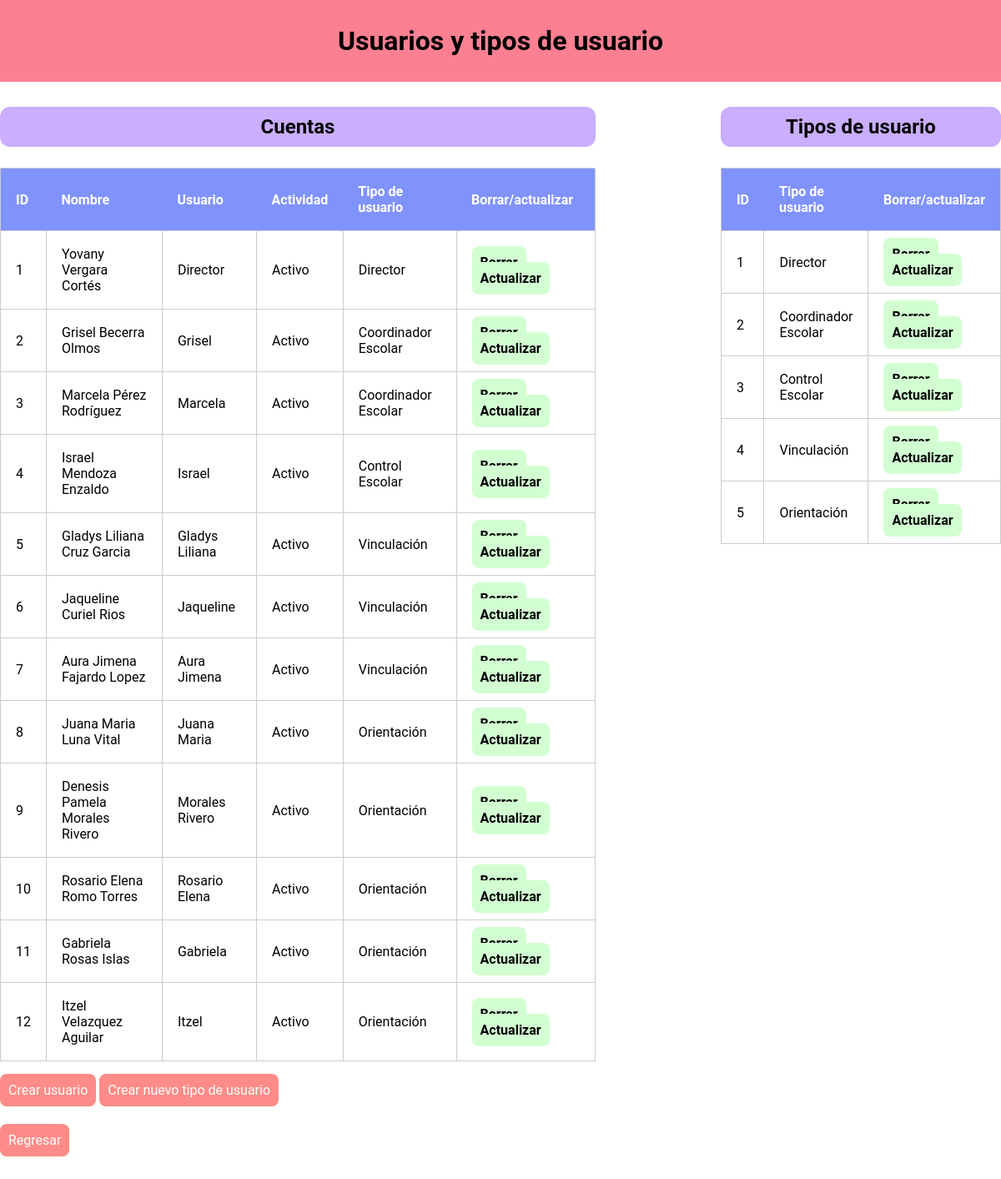
Page /cuentas.php on the committed database.
### tables this page shows
CREATE TABLE usuario(
    id INT PRIMARY KEY AUTO_INCREMENT NOT NULL,
    nombre VARCHAR(50) NOT NULL,
    ap VARCHAR(50) NOT NULL,
    am VARCHAR(50) NOT NULL,
    pswd VARCHAR(255) NOT NULL,
    usuario VARCHAR(50) NOT NULL,
    actividad BOOLEAN NOT NULL,
    idTipo INT NOT NULL,
    FOREIGN KEY (idTipo) REFERENCES tipoUsuario(id) ON DELETE CASCADE
);

CREATE TABLE tipoUsuario(
    id INT PRIMARY KEY AUTO_INCREMENT NOT NULL,
    descripcion VARCHAR(50) NOT NULL
);

### cuentas.php (the view, shortened to what this page needs)
<?php
$pdo = conn::conn();
$query = "
    SELECT
        usuario.*,
        tipoUsuario.descripcion AS tipo_usuario
    FROM
        usuario
    INNER JOIN
        tipoUsuario ON usuario.idTipo = tipoUsuario.id
";
$stmt = $pdo->prepare($query);
$stmt->execute();
$usuarios = $stmt->fetchAll(PDO::FETCH_ASSOC);
$query = "SELECT * FROM tipousuario";
$stmt = $pdo->prepare($query);
$stmt->execute();
$tiposUsuario = $stmt->fetchAll(PDO::FETCH_ASSOC);
?>
<!DOCTYPE html>
<html lang="es">
<head>
    <link rel="stylesheet" href="css/cuentas.css">
</head>
<body>
    <header>
        <h1>Usuarios y tipos de usuario</h1>
    </header>
    <main>
        <div class="contenedor">
            <div>
                <h2>Cuentas</h2>
                <table>
                    <tr>
                        <th>ID</th>
                        <th>Nombre</th>
                        <th>Usuario</th>
                        <th>Actividad</th>
                        <th>Tipo de usuario</th>
                        <th>Borrar/actualizar</th>
                    </tr>
                    <?php foreach ($usuarios as $usuario) : ?>
                        <tr>
                            <td><?php echo htmlspecialchars($usuario['id']); ?></td>
                            <td><?php echo htmlspecialchars($usuario['nombre'] . " " . $usuario['ap'] . " " . $usuario['am']); ?></td>
                            <td><?php echo htmlspecialchars($usuario['usuario']);?></td>
                            <td><?php if($usuario['actividad'] === 1){
                                echo htmlspecialchars('Activo');
                            } else{
                                echo htmlspecialchars('Inactivo');
                            } ?></td>
                            <td><?php echo htmlspecialchars($usuario['tipo_usuario']); ?></td>
                            <td>
                                <?php echo "<a href='php/usuario/borrar.php?id=" . urlencode($usuario['id']) . "'>Borrar</a>"; ?>
                                <?php echo "<a href='php/usuario/actualizar.php?id=" . urlencode($usuario['id']) . "'>Actualizar</a>"; ?>
                            </td>
                        </tr>
                    <?php endforeach; ?>
                </table>
            </div>
            <div>
                <h2>Tipos de usuario</h2>
                <table>
                    <tr>
                        <th>ID</th>
                        <th>Tipo de usuario</th>
                        <th>Borrar/actualizar</th>
                    </tr>
                    <?php foreach ($tiposUsuario as $tipo) : ?>
                        <tr>
                            <td><?php echo htmlspecialchars($tipo['id']); ?></td>
                            <td><?php echo htmlspecialchars($tipo['descripcion']); ?></td>
                            <td>
                                <?php echo "<a href='php/usuario/borrarTipo.php?id=" . urlencode($tipo['id']) . "'>Borrar</a>"; ?>
                                <?php echo "<a href='php/usuario/actualizarTipo.php?id=" . urlencode($tipo['id']) . "'>Actualizar</a>"; ?>
                            </td>
                        </tr>
                    <?php endforeach; ?>
                </table>
            </div>
        </div>
        <a href="crearUsuario.php">Crear usuario</a>
        <a href="crearTipo.php">Crear nuevo tipo de usuario</a>
    </main>
    <nav>
        <ul>
            <li>
                <a href="inicio.php">Regresar</a>
            </li>
        </ul>
    </nav>
</body>
</html>

### css/cuentas.css (style rules this page uses)
* { padding: 0; margin: 0; box-sizing: border-box; font-family: 'Roboto', sans-serif; }
header { background-color: #fc8091; padding: 30px; display: flex; justify-content: space-between; align-items: center; }
h1 { width: 100%; text-align: center; }
nav ul { list-style: none; display: flex; align-items: center; gap: 20px; }
a { text-decoration: none; color: white; background-color: #fd8c88; padding: 10px; margin-top: 40px; border-radius: 8px; transition: 0.4s; cursor: pointer; }
table { border: 1px solid #ccc; border-collapse: collapse; margin: 25px auto; }
table a { background-color: rgb(210, 255, 210); color: black; font-weight: bolder; }
th { background-color: #8093fc; color: white; }
td { border: 1px solid #ccc; padding: 18px; }
th, td { padding: 18px; text-align: left; }
nav { height: 100px; display: flex; align-items: center; }
.contenedor { display: flex; justify-content: center; gap: 150px; }
h2 { text-align: center; margin-top: 30px; background-color: #caaeff; padding: 10px; border-radius: 12px; }

### rows in the picture
usuario: id "1", nombre+ap+am "Yovany Vergara Cortés", usuario "Director", idTipo.descripcion "Director"
usuario: id "2", nombre+ap+am "Grisel Becerra Olmos", usuario "Grisel", idTipo.descripcion "Coordinador Escolar"
usuario: id "3", nombre+ap+am "Marcela Pérez Rodríguez", usuario "Marcela", idTipo.descripcion "Coordinador Escolar"
usuario: id "4", nombre+ap+am "Israel Mendoza Enzaldo", usuario "Israel", idTipo.descripcion "Control Escolar"
usuario: id "5", nombre+ap+am "Gladys Liliana Cruz Garcia", usuario "Gladys Liliana", idTipo.descripcion "Vinculación"
usuario: id "6", nombre+ap+am "Jaqueline Curiel Rios", usuario "Jaqueline", idTipo.descripcion "Vinculación"
usuario: id "7", nombre+ap+am "Aura Jimena Fajardo Lopez", usuario "Aura Jimena", idTipo.descripcion "Vinculación"
usuario: id "8", nombre+ap+am "Juana Maria Luna Vital", usuario "Juana Maria", idTipo.descripcion "Orientación"
usuario: id "9", nombre+ap+am "Denesis Pamela Morales Rivero", usuario "Morales Rivero", idTipo.descripcion "Orientación"
usuario: id "10", nombre+ap+am "Rosario Elena Romo Torres", usuario "Rosario Elena", idTipo.descripcion "Orientación"
usuario: id "11", nombre+ap+am "Gabriela Rosas Islas", usuario "Gabriela", idTipo.descripcion "Orientación"
usuario: id "12", nombre+ap+am "Itzel Velazquez Aguilar", usuario "Itzel", idTipo.descripcion "Orientación"
tipousuario: id "1", descripcion "Director"
tipousuario: id "2", descripcion "Coordinador Escolar"
tipousuario: id "3", descripcion "Control Escolar"
tipousuario: id "4", descripcion "Vinculación"
tipousuario: id "5", descripcion "Orientación"
